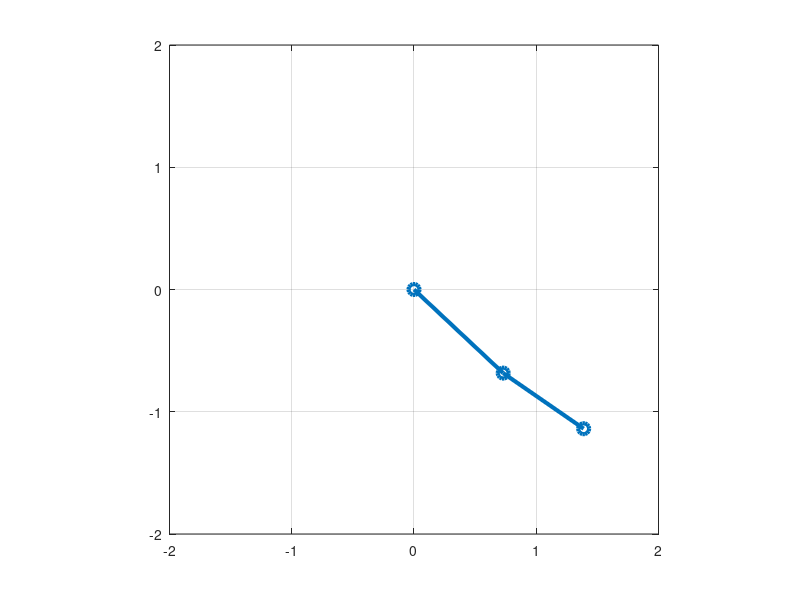

Recreate this plot in MATLAB.
clc;
clear;
close all;

% Link lengths
L1 = 1;
L2 = 0.8;

% Time
t = linspace(0,5,200);

% Joint angles (in radians)
theta1 = pi/4 * sin(t);
theta2 = pi/6 * cos(t);

for i = 1:length(t)
    
    % Joint positions
    x1 = L1*cos(theta1(i));
    y1 = L1*sin(theta1(i));
    
    x2 = x1 + L2*cos(theta1(i) + theta2(i));
    y2 = y1 + L2*sin(theta1(i) + theta2(i));
    
    % Plot arm
    plot([0 x1 x2], [0 y1 y2],'o-','LineWidth', 3,'MarkerSize',8)
    axis equal
    axis([-2 2 -2 2])
    grid on
    drawnow
    
end
